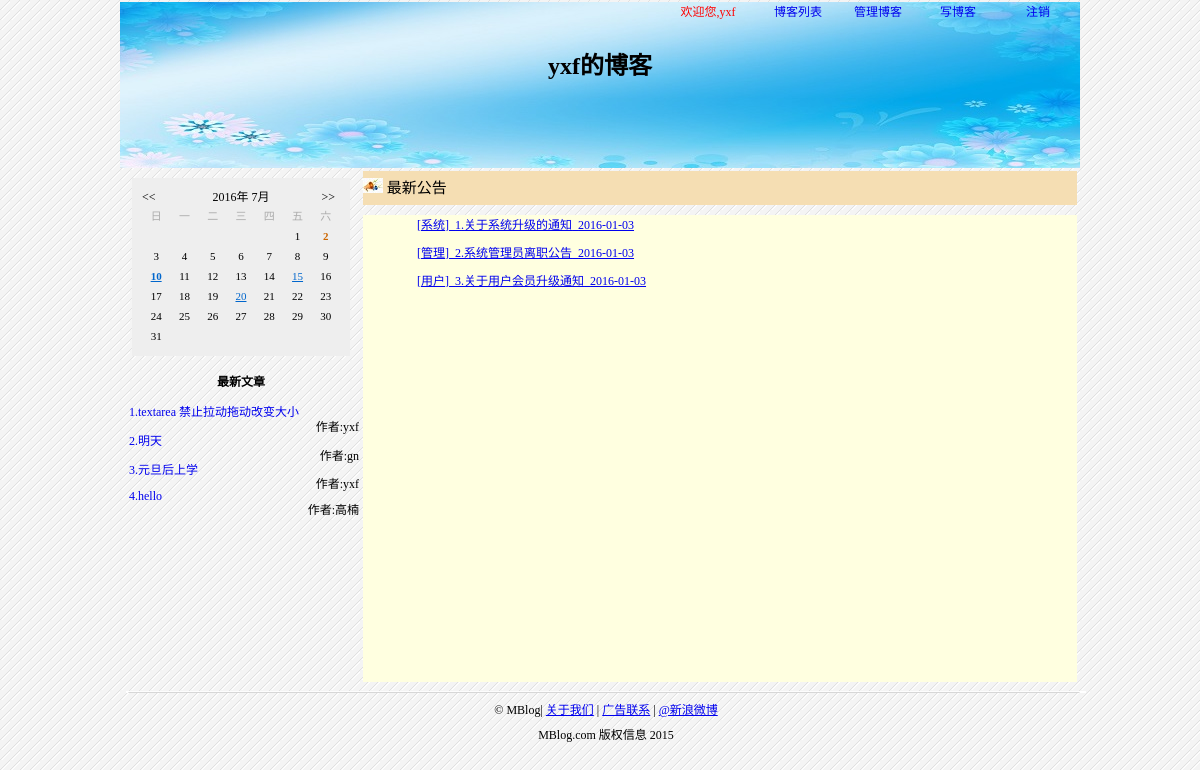
The page /login_index.php (signed in) on the database its author committed.
### tables this page shows
CREATE TABLE `bms_article` (
  `id` int(10) NOT NULL auto_increment COMMENT '编号',
  `atitle` varchar(200) NOT NULL COMMENT '文章标题',
  `acontent` text NOT NULL COMMENT '文章内容',
  `aauthor` varchar(20) NOT NULL COMMENT '文章作者',
  `adate` datetime NOT NULL COMMENT '上传时间',
  PRIMARY KEY  (`id`)
);

CREATE TABLE `bms_notice` (
  `id` int(4) NOT NULL auto_increment COMMENT '编号',
  `ntype` varchar(10) NOT NULL COMMENT '公告类型',
  `ntitle` varchar(50) NOT NULL COMMENT '公告主题',
  `ncontent` varchar(800) NOT NULL COMMENT '公告内容',
  `ntime` date NOT NULL COMMENT '发布时间',
  PRIMARY KEY  (`id`)
);

### artindex.php (the view, shortened to what this page needs)
<!DOCTYPE html PUBLIC "-//W3C//DTD XHTML 1.0 Transitional//EN" "http://www.w3.org/TR/xhtml1/DTD/xhtml1-transitional.dtd">
<html xmlns="http://www.w3.org/1999/xhtml">
<head>
</head>
<body>
<?
	$sql="select * from bms_article";
	$i=0;
	$result_ar=mysql_query($sql);
	while($rows=mysql_fetch_assoc($result_ar)){
		$i++;
	?>
	<p align="left"><a style="text-decoration:none" href="check.php?id=<?=$rows['id']?>">&nbsp;&nbsp;<?=$i.'.'.$rows['atitle'] ?></a></p>
	<p align="right">作者:<?=$rows['aauthor']?></p>
	<? }?>
</body>
</html>

### notindex.php (shortened to what this page needs)
<!DOCTYPE html PUBLIC "-//W3C//DTD XHTML 1.0 Transitional//EN" "http://www.w3.org/TR/xhtml1/DTD/xhtml1-transitional.dtd">
<html xmlns="http://www.w3.org/1999/xhtml">
<head>
</head>
<body>
<?
	$sql="select * from bms_notice";
	$i=0;
	$result=mysql_query($sql);
	while($row=mysql_fetch_assoc($result)){
		$i++;
	?>
	<p style="margin:10px 54px"><a href="syscheck.php?id=<?=$row['id']?>">[<?=$row['ntype'] ?>]&nbsp;&nbsp;<?=$i.'.'.$row['ntitle'] ?>&nbsp;&nbsp;<?=$row['ntime'] ?></a></p>
	<? }?>
</body>
</html>

### artindex.php (style rules this page uses)
p { margin: -0.3em 0; }

### rows shown on the page
bms_article: atitle "textarea 禁止拉动拖动改变大小", aauthor "yxf"
bms_article: atitle "明天", aauthor "gn"
bms_article: atitle "元旦后上学", aauthor "yxf"
bms_article: atitle "hello", aauthor "高楠"
bms_notice: ntype "系统", ntitle "关于系统升级的通知", ntime "2016-01-03"
bms_notice: ntype "管理", ntitle "系统管理员离职公告", ntime "2016-01-03"
bms_notice: ntype "用户", ntitle "关于用户会员升级通知", ntime "2016-01-03"

### other values the page prints
$_SESSION['user'] "yxf"
